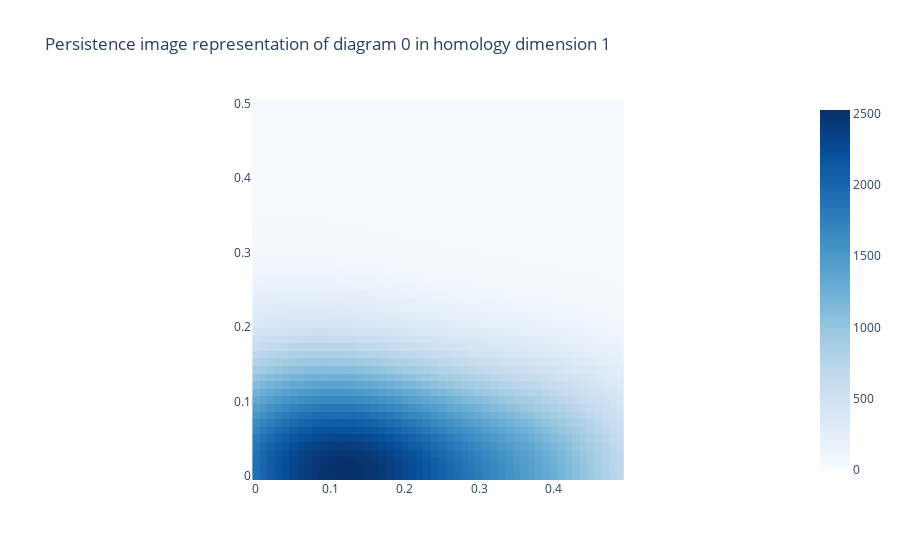

Notebook cell for this chart:
### Code cell
# Compute persistence images
from gtda.diagrams import PersistenceImage

persistence_image = PersistenceImage(n_bins=50, n_jobs=-1)
class_4_persistence_images = persistence_image.fit_transform(class_4_cubical_persistence)

# Plot the persistence images
persistence_image.plot(class_4_persistence_images, homology_dimension_idx = 1)

### Figure 1 — Plotly figure (JSON) as saved in the notebook; plotly's stock layout.template omitted (floating-point values rounded to 4 significant figures; data arrays with more than 128 entries replaced by an {"elided": "..."} marker saying what was removed)
{"data": [{"colorscale": [[0, "rgb(247,251,255)"], [0.125, "rgb(222,235,247)"], [0.25, "rgb(198,219,239)"], [0.375, "rgb(158,202,225)"], [0.5, "rgb(107,174,214)"], [0.625, "rgb(66,146,198)"], [0.75, "rgb(33,113,181)"], [0.875, "rgb(8,81,156)"], [1, "rgb(8,48,107)"]], "type": "heatmap", "x": [0, 0.009976, 0.01995, 0.02993, 0.03991, 0.04988, 0.05986, 0.06983, 0.07981, 0.08979, 0.09976, 0.1097, 0.1197, 0.1297, 0.1397, 0.1496, 0.1596, 0.1696, 0.1796, 0.1896, 0.1995, 0.2095, 0.2195, 0.2295, 0.2394, 0.2494, 0.2594, 0.2694, 0.2793, 0.2893, 0.2993, 0.3093, 0.3192, 0.3292, 0.3392, 0.3492, 0.3591, 0.3691, 0.3791, 0.3891, 0.3991, 0.409, 0.419, 0.429, 0.439, 0.4489, 0.4589, 0.4689, 0.4789, 0.4888], "y": [0.5, 0.4898, 0.4796, 0.4693, 0.4591, 0.4489, 0.4387, 0.4285, 0.4183, 0.4081, 0.3979, 0.3877, 0.3775, 0.3673, 0.3571, 0.3469, 0.3367, 0.3265, 0.3163, 0.3061, 0.2959, 0.2857, 0.2755, 0.2653, 0.2551, 0.2449, 0.2347, 0.2245, 0.2143, 0.2041, 0.1939, 0.1837, 0.1735, 0.1633, 0.153, 0.1428, 0.1326, 0.1224, 0.1122, 0.102, 0.09183, 0.08163, 0.07142, 0.06122, 0.05102, 0.04081, 0.03061, 0.02041, 0.0102, 1.908e-11], "z": {"elided": "50x50 float values"}}], "layout": {"plot_bgcolor": "white", "title": {"text": "Persistence image representation of diagram 0 in homology dimension 1"}, "xaxis": {"constrain": "domain", "scaleanchor": "y"}, "yaxis": {"autorange": true, "constrain": "domain"}}}
